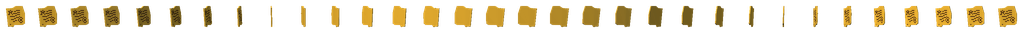
#> input picture resources/gfx/items/collectibles/appraisal_certificate_af3d_spin.png, 1024 x 32 px, given in place of collectibles_417_succubus.png, which was not available
$ python author.py ../../../resources/gfx/items/collectibles/appraisal_certificate_af3d_spin.png
#> lines starting #> are read from the running program, lines starting #| are printed output that depends on the picture
"""선녀 (Heavenly Maiden): the Magic Conch's positive answer to Succubus
(user concept 2026-11-13). Authored directly on the native 32x32 grid.

    python docs/previews/seonnyeo/author.py        writes the review sheets
                                                   to .tmp/seonnyeo/
    python docs/previews/seonnyeo/author.py apply  also writes the icon, the
                                                   familiar sheet and anm2
"""
import os

from PIL import Image

ROOT = os.path.abspath(os.path.join(os.path.dirname(__file__), "..", "..", ".."))
OUT = os.path.join(ROOT, ".tmp", "seonnyeo")
VANILLA = os.path.abspath(os.path.join(ROOT, "..", "..", "extracted_resources", "resources", "gfx"))

PALETTE = {
    ".": (0, 0, 0, 0),
    "K": (28, 20, 30, 255),     # outline
    "H": (40, 34, 50, 255),     # hair
    "h": (96, 88, 120, 255),    # hair sheen
    "S": (250, 222, 206, 255),  # skin
    "s": (226, 182, 170, 255),  # skin shade
    "E": (74, 46, 52, 255),     # closed eyes
    "R": (222, 56, 70, 255),    # 곤지, red stripe
    "r": (246, 172, 178, 255),  # cheek blush
    "M": (200, 112, 120, 255),  # smile corners
    "e": (150, 110, 112, 255),  # thin brows, soft so the closed eyes lead
    "Q": (214, 52, 70, 255),    # lips
    "q": (236, 118, 128, 255),  # lower lip, lighter
    "m": (234, 170, 166, 255),  # a mouth corner, barely lifted
    "j": (246, 194, 192, 255),  # soft 연지
    "Y": (252, 214, 82, 255),   # 색동 yellow
    "N": (86, 184, 122, 255),   # 색동 green
    "U": (92, 146, 226, 255),   # 색동 blue
    "G": (250, 210, 92, 255),   # gold band
    "g": (196, 146, 50, 255),   # gold shade
    "W": (250, 250, 247, 255),  # white robe
    "w": (206, 212, 230, 255),  # robe shade
    "V": (72, 176, 156, 255),   # collar trim
    "P": (240, 140, 168, 255),  # sash
    "p": (198, 96, 128, 255),   # sash shade
    "T": (214, 72, 104, 255),   # sash tie
    "L": (255, 255, 255, 235),  # scarf, lit edge
    "B": (232, 240, 252, 175),  # scarf, translucent body
    "b": (172, 192, 224, 225),  # scarf, shaded edge or inner side
    "o": (118, 142, 186, 215),  # scarf outline: pale, so the silk reads light
    "f": (242, 248, 255, 140),  # the silk wrapped behind her: faint, no outline
    "F": (208, 222, 246, 160),  # its shaded edge
}


def blank():
    return [["."] * 32 for _ in range(32)]


# [6 lines left out: function put, not called in this run]


# The familiar (user direction 2026-11-13: more like Isaac's own familiars).
# Seraphim, Guardian Angel and the Brother Bobby family are a big round head
# over a small body that tapers to a point, drawn at 100% with the
# near-black (8, 0, 0) outline two pixels thick at the sides and flat colour
# in two or three tones lit from the top left; Isaac's own skin tones and
# Eve's dark hair are used here. 선녀 keeps what the user chose: small round
# 쌍계 with a hole, the gold band with its red jewel and 색동, 곤지, closed
# lowered eyes and a small red mouth, a pink jeogori with a white 동정, hands
# folded into 색동 cuffs and the white skirt floating to a point. Her body
# stays still; only her silk moves (user request).
FAMILIAR_PALETTE = {
    ".": (0, 0, 0, 0),
    "K": (8, 0, 0, 255),        # the vanilla outline
    "H": (51, 51, 51, 255),     # hair (Eve's)
    "D": (31, 31, 31, 255),     # hair shade (Eve's)
    "l": (92, 90, 104, 255),    # hair sheen
    "S": (227, 198, 197, 255),  # Isaac's skin
    "s": (207, 156, 155, 255),  # its shade
    "E": (74, 46, 52, 255),     # closed eyes, as on the icon
    "R": (214, 32, 50, 255),    # 곤지, lips, jewel, the tie, 색동 red
    "j": (236, 150, 150, 255),  # 연지
    "G": (248, 204, 72, 255),   # gold band, 색동 yellow
    "U": (72, 132, 222, 255),   # 색동 blue
    "N": (78, 178, 112, 255),   # 색동 green
    "P": (242, 150, 178, 255),  # jeogori
    "p": (206, 104, 140, 255),  # its shade
    "W": (252, 252, 252, 255),  # skirt, 동정
    "w": (192, 198, 216, 255),  # its shade
    # the 피백: fine translucent silk with a soft edge instead of an outline
    "L": (255, 255, 255, 235),  # the sheen along it
    "B": (210, 232, 255, 172),  # its translucent body, faintly sky
    "F": (172, 200, 242, 185),  # the side turned from the light, a fold
    "o": (150, 186, 240, 118),  # its soft edge, barely there
    "t": (230, 242, 255, 110),  # the end, thinning and fading
    "T": (196, 216, 248, 90),   # the end's soft edge
}

# centred on the frame (pivot 16, 16), where her light is measured from
FAMILIAR_BODY = [
    "................................",
    ".......KKK............KKK.......",  # the 쌍계, small round loops with a hole
    "......KlHHK..........KHHDK......",
    "......KH.HK.KKKKKKKK.KH.DK......",
    ".......KHHKllHHHHHHHHKHDK.......",
    ".......KKKHlHGGRRGGHHDKKK.......",  # the gold band, its red jewel
    "........KHNUGHHHHHHGUNDK........",  # 색동 at its ends
    ".......KHHHHHHHHHHHHHHDDK.......",
    ".......KHHHHSSSSSSSSHHHDK.......",
    ".......KHHHSSSSRRSSSSHHDK.......",  # 곤지
    ".......KHHSESSESSESSEsHDK.......",  # closed eyes, lowered and calm
    ".......KHHSSEESSSSEESsHDK.......",
    ".......KHHSjSSSSSSSSjsHDK.......",  # 연지
    ".......KHHHSSSSRRSSSsHHDK.......",  # a small red mouth
    "........KHHKSSSSSSSsKHDK........",
    ".........KHHKKssssKKHDK.........",
    "........KPPPPPWssWPPPPpK........",  # the jeogori and its white 동정
    ".......KPPPPPPPWWPPPPPppK.......",
    ".......KPPPpPPPRRPPPpPPpK.......",  # the red tie
    ".......KPPPPRGUSSUGRPPppK.......",  # hands folded into 색동 cuffs
    "........KPPPRGUssUGRPppK........",
    ".........KpKWWWWWWWWKpK.........",
    "..........KWWWWWWWWWwK..........",  # the white skirt, floating to a point
    "..........KWWWWWWWWwwK..........",
    "...........KWWWWWWwwK...........",
    "...........KWWWWWWwwK...........",
    "............KWWWWwwK............",
    ".............KWWwwK.............",
    "..............KwwK..............",
    "...............KK...............",
    "................................",
    "................................",
]


def sym(g, y, x0, x1, ch, mirror_ch=None):
    """x0..x1 on the left half and its mirror on the right."""
    for x in range(x0, x1 + 1):
        g[y][x] = ch
        g[y][31 - x] = mirror_ch or ch


def span(g, y, x0, x1, ch):
    for x in range(x0, x1 + 1):
        g[y][x] = ch


# The icon's face: an oval, widest across the cheekbones, tapering to a small
# chin; the hair covers the crown and sweeps down over the forehead corners
# so the forehead stays narrow, its top level under the hair with no parting
# showing (user corrections 2026-11-13: first a point, then a parting line).
# (row, left x of the skin); the right side mirrors it.
ICON_FACE = {11: 13, 12: 12, 13: 11, 14: 10, 15: 9, 16: 9, 17: 9, 18: 9,
             19: 10, 20: 10, 21: 11, 22: 12, 23: 13, 24: 14}


def face_rows():
    """The item icon (user choice 2026-11-13, draft A): 선녀's face close up.
    The first face was too wide and boxy, its tall loops and straight band
    read as horns over a hood and its smile was too much. This one is an oval
    face with a gentle, holy look (closed eyes lowered like a bodhisattva's,
    a small closed mouth with level corners), hair covering the crown and
    swept down over the forehead corners and the ears, small round 쌍계 on the
    crown and a slim gold band."""
    g = blank()
    # hair: the dome, outlined, then down beside the cheeks and behind the jaw
    dome = {6: (10, 15), 7: (8, 15), 8: (7, 15), 9: (6, 15), 10: (6, 15), 11: (5, 15), 12: (5, 15)}
    for y, (x0, x1) in dome.items():
        sym(g, y, x0, x1, "H")
        g[y][x0 - 1] = "K"
        g[y][32 - x0] = "K"
    sym(g, 5, 10, 15, "K")
    sym(g, 6, 8, 9, "K")
    sym(g, 7, 7, 7, "K")
    for y in range(13, 28):
        x0 = 5 if y < 22 else 4
        inner = (ICON_FACE[y] - 1) if y in ICON_FACE else 13
        if y >= 19:
            inner = ICON_FACE[y] - 2 if y in ICON_FACE else 12
        for x in range(x0, inner + 1):
            if g[y][x] == ".":
                g[y][x] = "H"
            if g[y][31 - x] == ".":
                g[y][31 - x] = "H"
        g[y][x0 - 1] = "K"
        g[y][32 - x0] = "K"
    for y in range(25, 28):
        for x in range(4, 14):
            if g[y][x] == ".":
                g[y][x] = "H"
            if g[y][31 - x] == ".":
                g[y][31 - x] = "H"
    for (y, x) in ((7, 10), (7, 11), (8, 9), (8, 10), (9, 8), (10, 7), (11, 6), (12, 6), (13, 6), (14, 6)):
        g[y][x] = "h"
    # the face
    for y, x0 in ICON_FACE.items():
        sym(g, y, x0, 15, "S")
        g[y][31 - x0] = "s"         # light from the upper left
    for y in range(19, 25):
        g[y][ICON_FACE[y] - 1] = "K"
        g[y][32 - ICON_FACE[y]] = "K"
    sym(g, 25, 14, 15, "K")
    g[24][14], g[24][17] = "K", "K"
    sym(g, 24, 15, 15, "S")
    g[24][16] = "s"
    sym(g, 12, 15, 15, "R")      # 곤지
    span(g, 14, 11, 13, "e")     # long soft brows
    span(g, 14, 18, 20, "e")
    # closed eyes, lowered: a calm lid with the lashes resting a pixel lower
    # in the middle, never the arched happy squint
    span(g, 16, 10, 13, "E")
    span(g, 16, 18, 21, "E")
    span(g, 17, 11, 12, "E")
    span(g, 17, 19, 20, "E")
    span(g, 18, 10, 11, "j")     # faint 연지
    span(g, 18, 20, 21, "j")
    g[19][16] = "s"              # the nose
    # a small closed mouth, its corners level and soft: a quiet smile
    g[21][14], g[21][17] = "m", "m"
    span(g, 21, 15, 16, "Q")
    sym(g, 26, 14, 15, "s")      # the neck
    sym(g, 27, 14, 15, "s")
    # the slim gold band on the crown, a red jewel at its middle and a few
    # 색동 stripes either side
    for y, (x0, x1) in {7: (8, 9), 6: (10, 12), 5: (13, 14)}.items():
        sym(g, y, x0, x1, "G")
    sym(g, 5, 15, 15, "R")
    g[6][10], g[6][11], g[6][12] = "N", "U", "Y"
    g[6][21], g[6][20], g[6][19] = "N", "U", "Y"
    # the 쌍계: small round rings set back on the crown, a hole in each
    for y, (x0, x1) in {0: (9, 11), 1: (8, 12), 2: (8, 12), 3: (9, 12), 4: (10, 13)}.items():
        sym(g, y, x0, x1, "H")
        g[y][x0 - 1] = "K"
        g[y][32 - x0] = "K"
    sym(g, 0, 9, 11, "K")
    sym(g, 2, 10, 10, ".")
    sym(g, 1, 9, 9, "h", "H")
    g[1][22] = "h"
    # the hair falls behind the shoulders; the white 동정, teal collar and
    # pink jeogori
    span(g, 28, 4, 27, "H")
    g[28][3], g[28][28] = "K", "K"
    sym(g, 28, 13, 13, "W")
    sym(g, 28, 14, 15, "S")
    span(g, 29, 9, 11, "P")
    g[29][12], g[29][13] = "W", "V"
    span(g, 29, 14, 17, "S")
    g[29][18], g[29][19] = "V", "W"
    span(g, 29, 20, 22, "P")
    span(g, 29, 4, 8, "H")
    span(g, 29, 23, 27, "H")
    g[29][3], g[29][28] = "K", "K"
    span(g, 30, 7, 12, "P")
    g[30][13], g[30][14] = "W", "V"
    span(g, 30, 15, 16, "S")
    g[30][17], g[30][18] = "V", "W"
    span(g, 30, 19, 24, "P")
    span(g, 30, 3, 6, "H")
    span(g, 30, 25, 28, "H")
    g[30][2], g[30][29] = "K", "K"
    span(g, 31, 5, 13, "P")
    g[31][14] = "W"
    span(g, 31, 15, 16, "V")
    g[31][17] = "W"
    span(g, 31, 18, 26, "P")
    span(g, 31, 2, 4, "H")
    span(g, 31, 27, 29, "H")
    g[31][1], g[31][30] = "K", "K"
    return ["".join(r) for r in g]


# The icon's silk (`FACE_SILK`): a smooth spline whose width swells and
# thins and which twists once (its shaded inner side shows); the hand-placed
# control points are the art. It is translucent and outlined in pale blue
# rather than black, so it reads as silk, not rope.
import math


def _spline(points, n=600):
    pts = [points[0]] + points + [points[-1]]
    out = []
    for i in range(1, len(pts) - 2):
        p0, p1, p2, p3 = pts[i - 1], pts[i], pts[i + 1], pts[i + 2]
        for k in range(n // (len(points) - 1)):
            t = k / (n // (len(points) - 1))
            t2, t3 = t * t, t * t * t
            out.append(tuple(0.5 * ((2 * p1[j]) + (-p0[j] + p2[j]) * t + (2 * p0[j] - 5 * p1[j] + 4 * p2[j] - p3[j]) * t2
                                    + (-p0[j] + 3 * p1[j] - 3 * p2[j] + p3[j]) * t3) for j in range(2)))
    out.append(points[-1])
    return out


def _width(widths, u):
    f = u * (len(widths) - 1)
    i = min(int(f), len(widths) - 2)
    return widths[i] + (widths[i + 1] - widths[i]) * (f - i)


def scarf_cells(path):
    points, widths, twist = path
    curve = _spline(points)
    cells = {}
    for y in range(32):
        for x in range(32):
            cx, cy = x + 0.5, y + 0.5
            best = None
            for i in range(len(curve) - 1):
                (ax, ay), (bx, by) = curve[i], curve[i + 1]
                dx, dy = bx - ax, by - ay
                L2 = dx * dx + dy * dy or 1e-9
                t = max(0.0, min(1.0, ((cx - ax) * dx + (cy - ay) * dy) / L2))
                px, py = ax + t * dx, ay + t * dy
                d = math.hypot(cx - px, cy - py)
                if best is None or d < best[0]:
                    side = dx * (cy - ay) - dy * (cx - ax)
                    best = (d, (i + t) / (len(curve) - 1), side, dx, dy)
            d, u, side, dx, dy = best
            w = _width(widths, u)
            if d > w / 2:
                continue
            # light from the top left: the edge facing it is lit
            nx, ny = -dy, dx
            facing = (nx * -1 + ny * -1) * (1 if side > 0 else -1)
            if twist[0] <= u <= twist[1]:
                ch = "b"
            elif d > w / 2 - 0.75:
                ch = "L" if facing > 0 else "b"
            else:
                ch = "B"
            cells.setdefault(y, []).append((x, ch))
    return cells


def compose(rows, *scarves):
    grid = [list(r) for r in rows]
    for scarf in scarves:
        for y, cells in scarf.items():
            for x, ch in cells:
                if grid[y][x] == ".":
                    grid[y][x] = ch
    # outline the scarf where it meets the background
    out = [row[:] for row in grid]
    for y in range(32):
        for x in range(32):
            if grid[y][x] != ".":
                continue
            for dx, dy in ((1, 0), (-1, 0), (0, 1), (0, -1)):
                nx, ny = x + dx, y + dy
                if 0 <= nx < 32 and 0 <= ny < 32 and grid[ny][nx] in "LBb":
                    out[y][x] = "o"
                    break
    return ["".join(r) for r in out]


def image(rows, palette=PALETTE):
    assert len(rows) == 32 and all(len(r) == 32 for r in rows), [len(r) for r in rows]
    im = Image.new("RGBA", (32, 32))
    for y, row in enumerate(rows):
        for x, ch in enumerate(row):
            im.putpixel((x, y), palette[ch])
    return im


def review(icon):
    refs = ["collectibles_417_succubus.png", "collectibles_390_seraphim.png",
            "collectibles_112_guardianangel.png", "collectibles_331_godhead.png"]
    scale = 8
    sheet = Image.new("RGBA", (32 * scale * (1 + len(refs)) + 16 * (len(refs) + 2), 32 * scale + 32 + 48),
                      (58, 52, 48, 255))
    x = 16
    for im in [icon] + [Image.open(os.path.join(VANILLA, "items", "collectibles", r)).convert("RGBA") for r in refs]:
        sheet.alpha_composite(im.resize((32 * scale, 32 * scale), Image.NEAREST), (x, 16))
        x += 32 * scale + 16
    # native size, on the game's floor tone
    x = 16
    for k, im in enumerate([icon]):
        sheet.alpha_composite(im, (x, 32 * scale + 32))
        sheet.alpha_composite(im.resize((64, 64), Image.NEAREST), (x + 48, 32 * scale + 24))
    return sheet


# The familiar's silk: one ribbon of even width on each side, like the
# original 피백 (user requests 2026-11-13). It arcs out from behind the
# shoulder over the top beside her head and down the outside, the upper wing
# of a butterfly, tucks in at the shoulder and falls almost straight, not
# bulging out, to an end that thins and fades. Fine silk: a sheen along it
# that crosses to the other side where it turns, a translucent body and a
# soft edge. Her left side as (x, y, colour); the right mirrors it with the
# sheen on the same side, so the pair reads as wings.
SILK_ARC = {
    "open": [
        (3, 8, "L"), (4, 8, "L"), (5, 8, "B"), (6, 8, "B"), (2, 9, "L"), (3, 9, "B"),
        (4, 9, "F"), (5, 9, "F"), (6, 9, "F"), (1, 10, "L"), (2, 10, "B"), (1, 11, "L"),
        (2, 11, "B"), (1, 12, "B"), (2, 12, "L"), (1, 13, "F"), (2, 13, "L"), (1, 14, "F"),
        (2, 14, "L"), (2, 15, "F"), (3, 15, "L"), (3, 16, "L"), (4, 16, "B"), (4, 17, "L"),
        (5, 17, "B"), (5, 18, "L"), (6, 18, "B"),
    ],
    "shut": [
        (4, 8, "L"), (5, 8, "B"), (6, 8, "B"), (3, 9, "L"), (4, 9, "B"), (5, 9, "F"),
        (6, 9, "F"), (2, 10, "L"), (3, 10, "B"), (2, 11, "L"), (3, 11, "B"), (2, 12, "B"),
        (3, 12, "L"), (2, 13, "F"), (3, 13, "L"), (2, 14, "F"), (3, 14, "L"), (3, 15, "F"),
        (4, 15, "L"), (4, 16, "L"), (5, 16, "B"), (4, 17, "L"), (5, 17, "B"), (5, 18, "L"),
        (6, 18, "B"),
    ],
}
# the hanging end, nearly straight: (row, left x, its cells)
SILK_HANG = [(19, 5, 'LB'), (20, 5, 'LB'), (21, 5, 'LB'), (22, 4, 'LB'), (23, 4, 'BL'), (24, 4, 'FL'), (25, 4, 'LB'), (26, 3, 'Lt'), (27, 3, 't'), (28, 3, 't')]
FRAMES = 8
FRAME_DELAY = 3
# the arc breathes and the free end swings out and back, its lower rows a
# frame behind
SILK_ARC_CYCLE = ['open', 'open', 'open', 'shut', 'shut', 'shut', 'shut', 'open']
SILK_TIP = [0, -1, -1, -1, 0, 1, 1, 0]  # outward is negative on her left
# drawn at 100% like the vanilla familiars (80% gave uneven pixels)
ENTITY_SCALE = 100


# [32 lines left out: functions silk_cells, familiar_rows, not called in this run]


def familiar_frame(k):
    return image(familiar_rows(k), FAMILIAR_PALETTE)


# The silk behind her face on the icon (user request): from behind each
# shoulder it rises past her hair and curls beside the loops, showing only in
# the narrow space either side of her.
FACE_SILK = [
    ([(6.0, 30.5), (3.6, 26.5), (2.0, 22.0), (2.8, 18.0), (1.6, 14.0), (2.4, 10.4), (4.0, 8.2), (5.0, 10.0)],
     [1.2, 1.5, 1.7, 1.4, 1.6, 1.4, 1.2], (0.45, 0.52)),
    ([(25.0, 30.5), (27.4, 26.0), (29.0, 21.6), (28.2, 17.6), (29.4, 13.6), (28.6, 10.0), (27.0, 8.0), (26.0, 9.8)],
     [1.2, 1.5, 1.7, 1.4, 1.6, 1.4, 1.2], (0.55, 0.62)),
]


def icon_image():
    """The item icon: her face close up (`face_rows`)."""
    return image(compose(face_rows(), scarf_cells(FACE_SILK[0]), scarf_cells(FACE_SILK[1])))


# she floats centred on her halo: the frame centre is the entity position
# her body stays still; only her silk moves (user request 2026-11-13)
BOB = [0] * FRAMES
HALO_TINT = (255, 226, 150, 45)  # a little dimmer than first drawn (user request 2026-11-13)


# [41 lines left out: function anm2, not called in this run]


RUNTIME = {
    "icon": os.path.join(ROOT, "resources", "gfx", "items", "collectibles", "seonnyeo.png"),
    "sheet": os.path.join(ROOT, "resources", "gfx", "familiar", "familiar_seonnyeo.png"),
    "anm2": os.path.join(ROOT, "resources", "gfx", "seonnyeo.anm2"),
}


# [53 lines left out: function preview_gif, not called in this run]


def main(apply=False):
    os.makedirs(OUT, exist_ok=True)
    icon = icon_image()
#> in image, `im = Image.new("RGBA", (32, 32))`: im: PIL image 32x32 RGBA; every value is 0
#> after the loop in image, `for y, row in enumerate(rows):`:
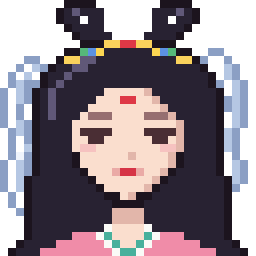
#> im: PIL image 32x32 RGBA (shown 8 times larger); mean R, G, B, A 85.6, 75.7, 83.7, 196.1; transparent parts drawn white
    icon.save(os.path.join(OUT, "icon.png"))
    review(icon).save(os.path.join(OUT, "review.png"))
#> in review, `sheet = Image.new("RGBA", (32 * scale * (1 + len(refs)) + 16 * (len(re..`:
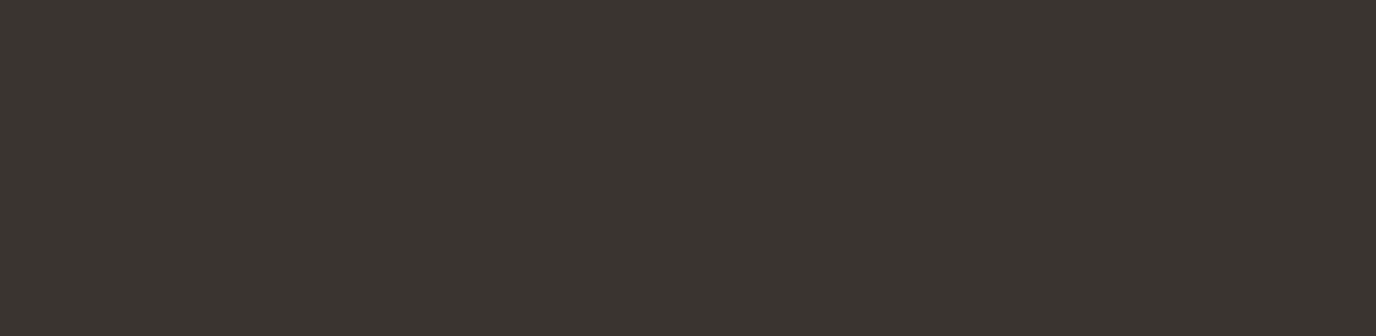
#> sheet: PIL image 1376x336 RGBA; mean R, G, B, A 58, 52, 48, 255
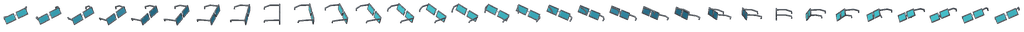
#> input picture resources/gfx/items/collectibles/ar_glasses_af3d_spin.png, 1024 x 32 px, given in place of collectibles_390_seraphim.png, which was not available
    sheet = Image.new("RGBA", (32 * FRAMES, 32))
    for k in range(FRAMES):
        sheet.alpha_composite(familiar_frame(k), (32 * k, 0))
    sheet.save(os.path.join(OUT, "familiar.png"))
    strip = Image.new("RGBA", (sheet.width * 8 + 8 * (FRAMES + 1), 32 * 8 + 16), (58, 52, 48, 255))
    for k in range(FRAMES):
        strip.alpha_composite(sheet.crop((32 * k, 0, 32 * k + 32, 32)).resize((256, 256), Image.NEAREST), (8 + k * 264, 8))
    strip.save(os.path.join(OUT, "familiar_review.png"))
    if apply:
        icon.save(RUNTIME["icon"])
        sheet.save(RUNTIME["sheet"])
        with open(RUNTIME["anm2"], "w", encoding="utf-8", newline="\n") as f:
            f.write(anm2())
        for path in RUNTIME.values():
            print(path)
    print(os.path.join(OUT, "review.png"))


if __name__ == "__main__":
    import sys
#> (the run stopped early here; a loop or call above may not have finished)
